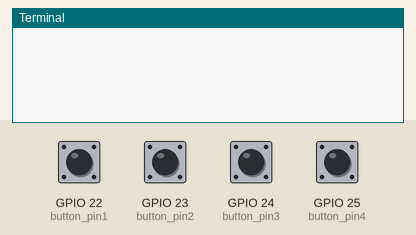
Simulated run of this program. Board: Raspberry Pi (BCM pin numbers). Shown: the last lines printed to the terminal. The inputs (shaded band) are chosen by the test bench; at power-on: GPIO 22 (button_pin1), GPIO 23 (button_pin2), GPIO 24 (button_pin3), GPIO 25 (button_pin4) HIGH.

Above: at 1.2 s.
1.3 s: GPIO 22 (button_pin1) pulled LOW for 0.5 s
At 2.8 s:
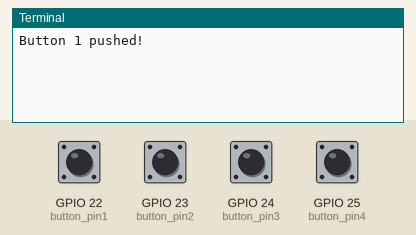
3.3 s: GPIO 23 (button_pin2) pulled LOW for 0.5 s
At 4.5 s:
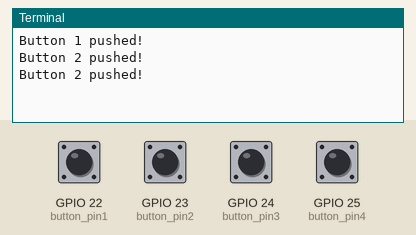
5.3 s: GPIO 24 (button_pin3) pulled LOW for 0.5 s
At 5.8 s:
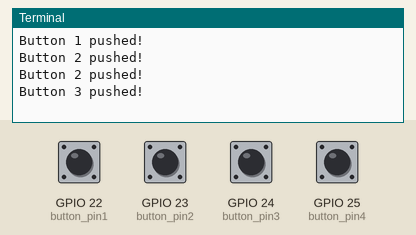
7.3 s: GPIO 25 (button_pin4) pulled LOW for 0.5 s
At 8.6 s:
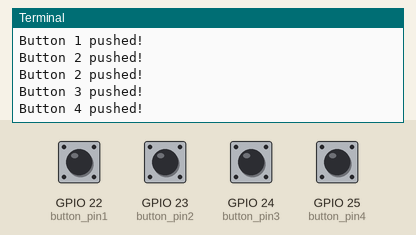
Timing chart, 0 to 10.3 s (numbered marks = the images above; inputs shaded):
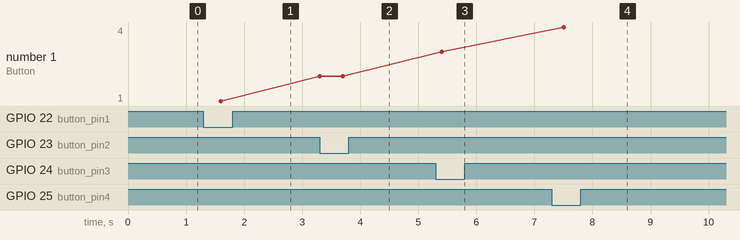

Measured:
- after the input at 1.3 s, the terminal: prints a new line after 0.30 s (image 1)
- after the input at 3.3 s, the terminal: prints a new line at once (image 2)
- after the input at 5.3 s, the terminal: prints a new line after 0.10 s (image 3)
- after the input at 7.3 s, the terminal: prints a new line after 0.20 s (image 4)
- plotted number 1: 1 → 2 after the input at 3.3 s, 2 → 3 after the input at 5.3 s, 3 → 4 after the input at 7.3 s

The program:

pushbutton.py
```python
import RPi.GPIO as GPIO
import time

# 사용할 GPIO 핀의 번호를 설정
button_pin1 = 22
button_pin2 = 23
button_pin3 = 24
button_pin4 = 25

GPIO.setwarnings(False)
GPIO.setmode(GPIO.BCM) #핀모드 설정

# 버튼 핀의 입력설정
GPIO.setup(button_pin1, GPIO.IN)
GPIO.setup(button_pin2, GPIO.IN)
GPIO.setup(button_pin3, GPIO.IN)
GPIO.setup(button_pin4, GPIO.IN)
while 1:
    if GPIO.input(button_pin1) == GPIO.LOW:
        print("Button 1 pushed!")
    time.sleep(0.1)
    if GPIO.input(button_pin2) == GPIO.LOW:
        print("Button 2 pushed!")
    time.sleep(0.1)
    if GPIO.input(button_pin3) == GPIO.LOW:
        print("Button 3 pushed!")
    time.sleep(0.1)
    if GPIO.input(button_pin4) == GPIO.LOW:
        print("Button 4 pushed!")
    time.sleep(0.1)
GPIO.cleanup()
```
